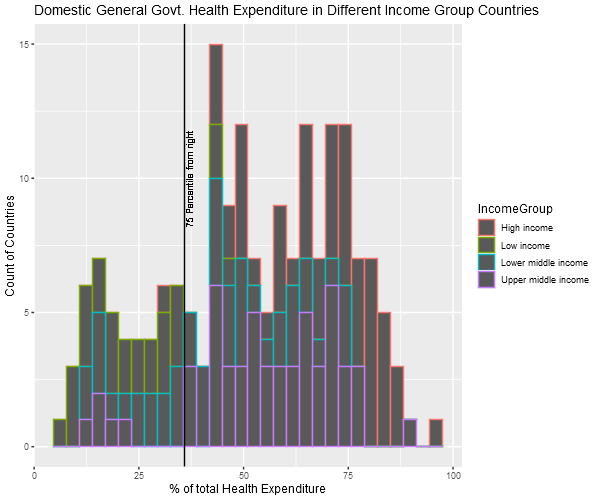

Source code (R):
library(dplyr)
library(ggplot2)
library(Cairo)

domspend <- read.csv("domestic general health expenditure(% of current exp).csv")
metadata <- read.csv("Metadata.csv", header = TRUE)

domspend <- domspend[,c(1,2,22)]
data <- merge(domspend, metadata, by.x = "Country.Code", by.y = "ï..Country.Code")

plotdata <- data[,-6]

plotdata <- tbl_df(plotdata)
plotdata$X2017 <- as.numeric(plotdata$X2017)


plotdata <- plotdata %>% 
  mutate_all(~ifelse(. %in% c("N/A", "null", ""), NA, .)) %>% 
  na.omit()

g <- ggplot(plotdata, aes(X2017))

CairoPNG("plot5.png", width = 600, height = 500)
g + geom_histogram(aes(color = IncomeGroup)) + 
  geom_vline(xintercept = 36) +
  geom_text(aes(x=36, label="75 Percentile from right", y=10), colour="black", angle=90, vjust = 1.2, size=3) +
  labs(x = "% of total Health Expenditure", y = "Count of Countries", title = "Domestic General Govt. Health Expenditure in Different Income Group Countries")
dev.off()

  